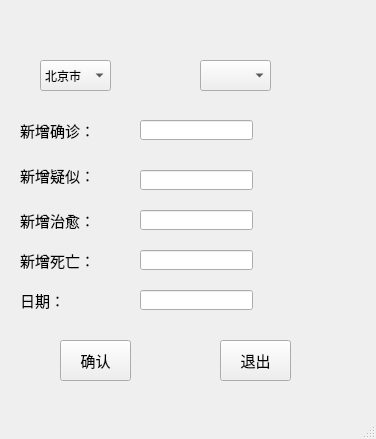
<?xml version="1.0" encoding="UTF-8"?>
<ui version="4.0">
 <class>Allin</class>
 <widget class="QMainWindow" name="Allin">
  <property name="geometry">
   <rect>
    <x>0</x>
    <y>0</y>
    <width>376</width>
    <height>439</height>
   </rect>
  </property>
  <property name="windowTitle">
   <string>MainWindow</string>
  </property>
  <widget class="QWidget" name="centralwidget">
   <widget class="QComboBox" name="comboBox_1">
    <property name="geometry">
     <rect>
      <x>40</x>
      <y>60</y>
      <width>71</width>
      <height>31</height>
     </rect>
    </property>
    <item>
     <property name="text">
      <string>北京市</string>
     </property>
    </item>
    <item>
     <property name="text">
      <string>辽宁省</string>
     </property>
    </item>
    <item>
     <property name="text">
      <string>山西省</string>
     </property>
    </item>
   </widget>
   <widget class="QComboBox" name="comboBox_2">
    <property name="geometry">
     <rect>
      <x>200</x>
      <y>60</y>
      <width>71</width>
      <height>31</height>
     </rect>
    </property>
   </widget>
   <widget class="QLabel" name="label">
    <property name="geometry">
     <rect>
      <x>20</x>
      <y>120</y>
      <width>71</width>
      <height>21</height>
     </rect>
    </property>
    <property name="font">
     <font>
      <pointsize>11</pointsize>
     </font>
    </property>
    <property name="text">
     <string>新增确诊：</string>
    </property>
   </widget>
   <widget class="QLabel" name="label_2">
    <property name="geometry">
     <rect>
      <x>20</x>
      <y>160</y>
      <width>71</width>
      <height>31</height>
     </rect>
    </property>
    <property name="font">
     <font>
      <pointsize>11</pointsize>
     </font>
    </property>
    <property name="text">
     <string>新增疑似：</string>
    </property>
   </widget>
   <widget class="QLabel" name="label_3">
    <property name="geometry">
     <rect>
      <x>20</x>
      <y>210</y>
      <width>71</width>
      <height>21</height>
     </rect>
    </property>
    <property name="font">
     <font>
      <pointsize>11</pointsize>
     </font>
    </property>
    <property name="text">
     <string>新增治愈：</string>
    </property>
   </widget>
   <widget class="QLabel" name="label_4">
    <property name="geometry">
     <rect>
      <x>20</x>
      <y>250</y>
      <width>71</width>
      <height>21</height>
     </rect>
    </property>
    <property name="font">
     <font>
      <pointsize>11</pointsize>
     </font>
    </property>
    <property name="text">
     <string>新增死亡：</string>
    </property>
   </widget>
   <widget class="QLabel" name="label_5">
    <property name="geometry">
     <rect>
      <x>20</x>
      <y>290</y>
      <width>71</width>
      <height>21</height>
     </rect>
    </property>
    <property name="font">
     <font>
      <pointsize>11</pointsize>
     </font>
    </property>
    <property name="text">
     <string>日期：</string>
    </property>
   </widget>
   <widget class="QLineEdit" name="lineEdit">
    <property name="geometry">
     <rect>
      <x>140</x>
      <y>120</y>
      <width>113</width>
      <height>20</height>
     </rect>
    </property>
   </widget>
   <widget class="QLineEdit" name="lineEdit_2">
    <property name="geometry">
     <rect>
      <x>140</x>
      <y>170</y>
      <width>113</width>
      <height>20</height>
     </rect>
    </property>
   </widget>
   <widget class="QLineEdit" name="lineEdit_3">
    <property name="geometry">
     <rect>
      <x>140</x>
      <y>210</y>
      <width>113</width>
      <height>20</height>
     </rect>
    </property>
   </widget>
   <widget class="QLineEdit" name="lineEdit_4">
    <property name="geometry">
     <rect>
      <x>140</x>
      <y>250</y>
      <width>113</width>
      <height>20</height>
     </rect>
    </property>
   </widget>
   <widget class="QLineEdit" name="lineEdit_5">
    <property name="geometry">
     <rect>
      <x>140</x>
      <y>290</y>
      <width>113</width>
      <height>20</height>
     </rect>
    </property>
   </widget>
   <widget class="QPushButton" name="pushButton_add">
    <property name="geometry">
     <rect>
      <x>60</x>
      <y>340</y>
      <width>71</width>
      <height>41</height>
     </rect>
    </property>
    <property name="font">
     <font>
      <pointsize>11</pointsize>
     </font>
    </property>
    <property name="text">
     <string>确认</string>
    </property>
   </widget>
   <widget class="QPushButton" name="pushButton_exit">
    <property name="geometry">
     <rect>
      <x>220</x>
      <y>340</y>
      <width>71</width>
      <height>41</height>
     </rect>
    </property>
    <property name="font">
     <font>
      <pointsize>11</pointsize>
     </font>
    </property>
    <property name="text">
     <string>退出</string>
    </property>
   </widget>
  </widget>
  <widget class="QMenuBar" name="menubar">
   <property name="geometry">
    <rect>
     <x>0</x>
     <y>0</y>
     <width>376</width>
     <height>23</height>
    </rect>
   </property>
  </widget>
  <widget class="QStatusBar" name="statusbar"/>
 </widget>
 <resources/>
 <connections/>
</ui>
